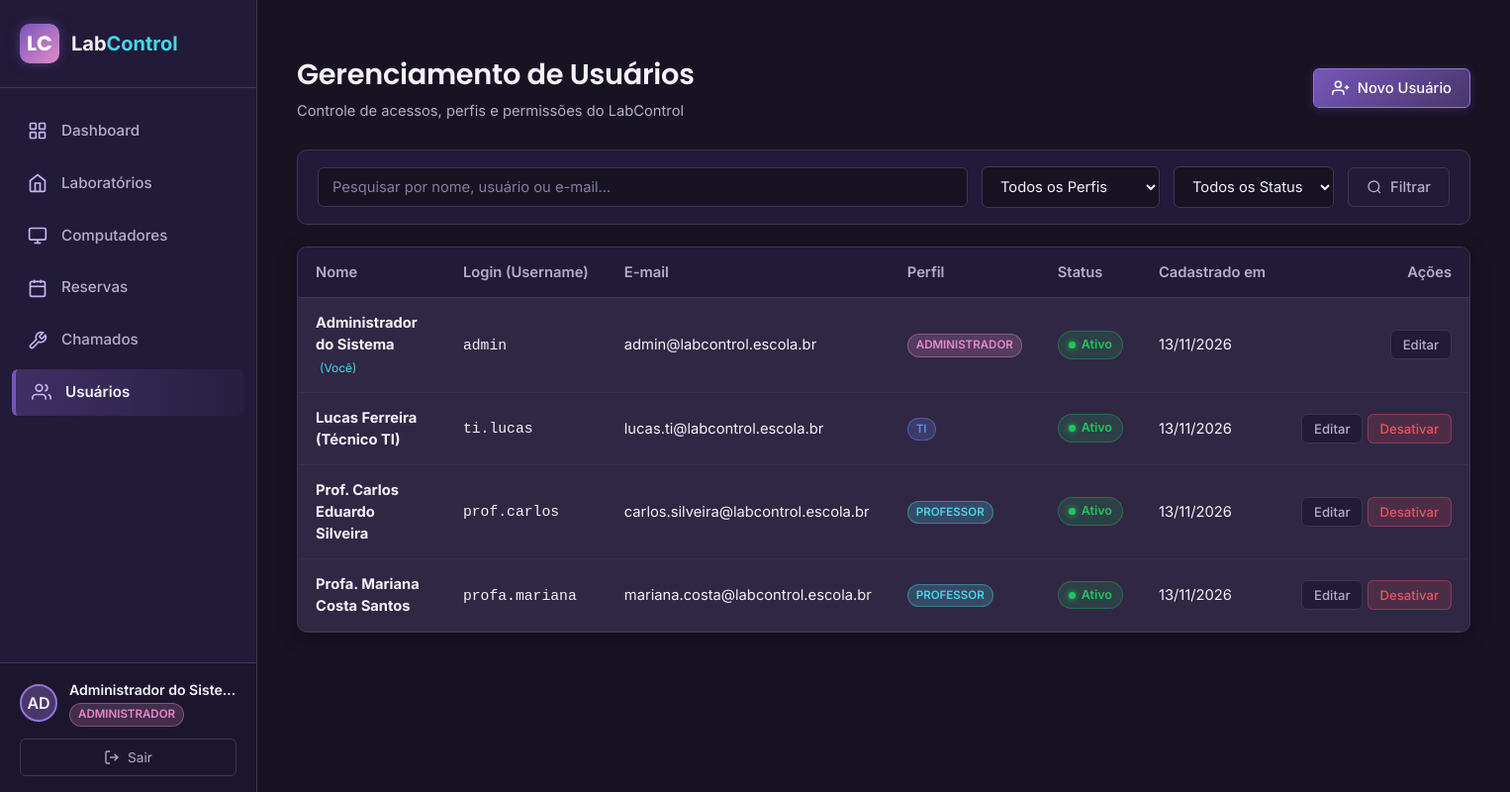
/usuarios/ (signed in), run on the app's committed database.
### backend/models/usuario.py (models this page shows, shortened)
class Usuario(UserMixin, db.Model):
    __tablename__ = "usuarios"
    id = db.Column(db.Integer, primary_key=True)
    nome = db.Column(db.String(100), nullable=False)
    email = db.Column(db.String(120), unique=True, nullable=False, index=True)
    username = db.Column(db.String(50), unique=True, nullable=False, index=True)
    senha_hash = db.Column(db.String(255), nullable=False)
    perfil = db.Column(db.String(20), nullable=False)  # Administrador, Professor, TI
    ativo = db.Column(db.Boolean, default=True, nullable=False)
    criado_em = db.Column(db.DateTime, default=utc_now, nullable=False)
    reservas = db.relationship("Reserva", back_populates="professor", foreign_keys="Reserva.professor_id")
    chamados_abertos = db.relationship("Chamado", back_populates="usuario", foreign_keys="Chamado.usuario_id")
    chamados_atendidos = db.relationship("Chamado", back_populates="responsavel", foreign_keys="Chamado.responsavel_id")
    @property
    def is_admin(self) -> bool:
        return self.perfil == "Administrador"

### backend/routes/usuario_routes.py (the view)
@usuario_bp.route("/")
@login_required
@role_required("Administrador")
def index():
    q = request.args.get("q", "").strip()
    perfil = request.args.get("perfil", "").strip()
    status = request.args.get("status", "").strip()
    query = Usuario.query
    if q:
        query = query.filter(
            (Usuario.nome.ilike(f"%{q}%")) |
            (Usuario.email.ilike(f"%{q}%")) |
            (Usuario.username.ilike(f"%{q}%"))
        )
    if perfil and perfil in ["Administrador", "Professor", "TI"]:
        query = query.filter_by(perfil=perfil)
    if status == "ativo":
        query = query.filter_by(ativo=True)
    elif status == "inativo":
        query = query.filter_by(ativo=False)
    usuarios = query.order_by(Usuario.nome.asc()).all()
    return render_template("usuarios.html", usuarios=usuarios, q=q, perfil=perfil, status=status)

### backend/app.py (called while the page is built)
@login_manager.user_loader
def load_user(user_id):
    return db.session.get(Usuario, int(user_id))

### backend/services/auth_service.py (called while the page is built)
def generate_csrf_token():
    if "_csrf_token" not in session:
        session["_csrf_token"] = secrets.token_hex(32)
    return session["_csrf_token"]

def validate_csrf():
    if request.method in ["POST", "PUT", "PATCH", "DELETE"]:
        token = request.form.get("csrf_token") or request.headers.get("X-CSRFToken")
        expected = session.get("_csrf_token")
        if not expected or not token or not secrets.compare_digest(token, expected):
            flash("Requisição inválida ou sessão expirada. Tente novamente.", "danger")
            abort(400)

def role_required(*allowed_roles):
    def decorator(f):
        @wraps(f)
        def decorated_function(*args, **kwargs):
            if not current_user.is_authenticated:
                flash("Faça login para acessar esta página.", "warning")
                return redirect(url_for("auth.login"))
            if not current_user.ativo:
                flash("Sua conta está desativada. Entre em contato com o suporte.", "danger")
                return redirect(url_for("auth.logout"))
            if current_user.perfil not in allowed_roles:
                flash("Acesso não autorizado para o seu perfil.", "danger")
                return redirect(url_for("dashboard.index"))
            return f(*args, **kwargs)
        return decorated_function
    return decorator

### frontend/templates/usuarios.html (shortened to what this page needs)
{% extends "base.html" %}
{% block content %}
<div class="page-header">
    <div class="header-titles">
        <h1>Gerenciamento de Usuários</h1>
        <p class="header-subtitle">Controle de acessos, perfis e permissões do LabControl</p>
    </div>
    <div class="header-actions">
        <button type="button" class="btn btn-primary" data-modal-target="#modal-novo-usuario">
            <svg width="18" height="18" viewBox="0 0 24 24" fill="none" stroke="currentColor" stroke-width="2"><path d="M16 21v-2a4 4 0 0 0-4-4H5a4 4 0 0 0-4 4v2"/><circle cx="8.5" cy="7" r="4"/><line x1="20" y1="8" x2="20" y2="14"/><line x1="23" y1="11" x2="17" y2="11"/></svg>
            Novo Usuário
        </button>
    </div>
</div>
<form method="GET" action="{{ url_for('usuarios.index') }}" class="filter-bar">
    <div style="flex: 1; min-width: 220px;">
        <input
            type="text"
            name="q"
            value="{{ q }}"
            class="form-control"
            placeholder="Pesquisar por nome, usuário ou e-mail..."
        >
    </div>
    <div style="min-width: 180px;">
        <select name="perfil" class="form-select">
            <option value="">Todos os Perfis</option>
        </select>
    </div>
    <div style="min-width: 160px;">
        <select name="status" class="form-select">
            <option value="">Todos os Status</option>
        </select>
    </div>
    <button type="submit" class="btn btn-secondary">
        <svg width="16" height="16" viewBox="0 0 24 24" fill="none" stroke="currentColor" stroke-width="2"><circle cx="11" cy="11" r="8"/><line x1="21" y1="21" x2="16.65" y2="16.65"/></svg>
        Filtrar
    </button>
</form>
<div class="content-card">
    <div class="table-responsive">
        <table class="table-custom">
            <thead>
                <tr>
                    <th>Nome</th>
                    <th>Login (Username)</th>
                    <th>E-mail</th>
                    <th>Perfil</th>
                    <th>Status</th>
                    <th>Cadastrado em</th>
                    <th style="text-align: right;">Ações</th>
                </tr>
            </thead>
            <tbody>
                {% for u in usuarios %}
                <tr>
                    <td>
                        <strong>{{ u.nome }}</strong>
                        {% if u.id == current_user.id %}
                        <span style="font-size: 0.75rem; color: var(--accent-cyan); margin-left: 4px;">(Você)</span>
                        {% endif %}
                    </td>
                    <td><code>{{ u.username }}</code></td>
                    <td>{{ u.email }}</td>
                    <td>
                        <span class="user-role-badge role-{{ u.perfil }}">{{ u.perfil }}</span>
                    </td>
                    <td>
                        {% if u.ativo %}
                        <span class="status-badge badge-funcionando">Ativo</span>
                        {% else %}
                        <span class="status-badge badge-defeito">Inativo</span>
                        {% endif %}
                    </td>
                    <td>{{ u.criado_em.strftime('%d/%m/%Y') }}</td>
                    <td style="text-align: right; white-space: nowrap;">
                        <button
                            type="button"
                            class="btn btn-secondary btn-sm"
                            data-modal-target="#modal-editar-usuario-{{ u.id }}"
                            title="Editar usuário"
                        >
                            Editar
                        </button>
                        {% if u.id != current_user.id %}
                        <form method="POST" action="{{ url_for('usuarios.toggle_status', user_id=u.id) }}" style="display: inline-block;">
                            {% if u.ativo %}
                            <button type="submit" class="btn btn-danger btn-sm" title="Desativar acesso">Desativar</button>
                            {% else %}
                            <button type="submit" class="btn btn-warning btn-sm" title="Reativar acesso">Ativar</button>
                            {% endif %}
                        </form>
                        {% endif %}
                    </td>
                </tr>
                {% else %}
                <tr>
                    <td colspan="7" style="text-align: center; color: var(--text-muted); padding: 30px;">
                        Nenhum usuário encontrado para a busca.
                    </td>
                </tr>
                {% endfor %}
            </tbody>
        </table>
    </div>
</div>
{% endblock %}

### frontend/templates/base.html (shortened to what this page needs)
<!DOCTYPE html>
<html lang="pt-BR">
<head>
    <link rel="stylesheet" href="{{ url_for('static', filename='css/style.css') }}">
</head>
<body>
    <div class="app-container">
        <aside class="sidebar">
            <div class="sidebar-brand">
                <div class="brand-icon">LC</div>
                <div class="brand-text">Lab<span>Control</span></div>
            </div>
            <nav class="sidebar-nav">
                <a href="{{ url_for('dashboard.index') }}" class="nav-link {% if request.blueprint == 'dashboard' %}active{% endif %}">
                    <svg viewBox="0 0 24 24" fill="none" stroke="currentColor">
                        <rect x="3" y="3" width="7" height="7" rx="1"></rect>
                        <rect x="14" y="3" width="7" height="7" rx="1"></rect>
                        <rect x="14" y="14" width="7" height="7" rx="1"></rect>
                        <rect x="3" y="14" width="7" height="7" rx="1"></rect>
                    </svg>
                    <span class="nav-text">Dashboard</span>
                </a>
                <a href="{{ url_for('laboratorios.index') }}" class="nav-link {% if request.blueprint == 'laboratorios' %}active{% endif %}">
                    <svg viewBox="0 0 24 24" fill="none" stroke="currentColor">
                        <path d="M3 9l9-7 9 7v11a2 2 0 0 1-2 2H5a2 2 0 0 1-2-2z"></path>
                        <polyline points="9 22 9 12 15 12 15 22"></polyline>
                    </svg>
                    <span class="nav-text">Laboratórios</span>
                </a>
                <a href="{{ url_for('computadores.index') }}" class="nav-link {% if request.blueprint == 'computadores' %}active{% endif %}">
                    <svg viewBox="0 0 24 24" fill="none" stroke="currentColor">
                        <rect x="2" y="3" width="20" height="14" rx="2" ry="2"></rect>
                        <line x1="8" y1="21" x2="16" y2="21"></line>
                        <line x1="12" y1="17" x2="12" y2="21"></line>
                    </svg>
                    <span class="nav-text">Computadores</span>
                </a>
                <a href="{{ url_for('reservas.index') }}" class="nav-link {% if request.blueprint == 'reservas' %}active{% endif %}">
                    <svg viewBox="0 0 24 24" fill="none" stroke="currentColor">
                        <rect x="3" y="4" width="18" height="18" rx="2" ry="2"></rect>
                        <line x1="16" y1="2" x2="16" y2="6"></line>
                        <line x1="8" y1="2" x2="8" y2="6"></line>
                        <line x1="3" y1="10" x2="21" y2="10"></line>
                    </svg>
                    <span class="nav-text">Reservas</span>
                </a>
                <a href="{{ url_for('chamados.index') }}" class="nav-link {% if request.blueprint == 'chamados' %}active{% endif %}">
                    <svg viewBox="0 0 24 24" fill="none" stroke="currentColor">
                        <path d="M14.7 6.3a1 1 0 0 0 0 1.4l1.6 1.6a1 1 0 0 0 1.4 0l3.77-3.77a6 6 0 0 1-7.94 7.94l-6.91 6.91a2.12 2.12 0 0 1-3-3l6.91-6.91a6 6 0 0 1 7.94-7.94l-3.76 3.76z"></path>
                    </svg>
                    <span class="nav-text">Chamados</span>
                </a>
                {% if current_user.is_authenticated and current_user.is_admin %}
                <a href="{{ url_for('usuarios.index') }}" class="nav-link {% if request.blueprint == 'usuarios' %}active{% endif %}">
                    <svg viewBox="0 0 24 24" fill="none" stroke="currentColor">
                        <path d="M17 21v-2a4 4 0 0 0-4-4H5a4 4 0 0 0-4 4v2"></path>
                        <circle cx="9" cy="7" r="4"></circle>
                        <path d="M23 21v-2a4 4 0 0 0-3-3.87"></path>
                        <path d="M16 3.13a4 4 0 0 1 0 7.75"></path>
                    </svg>
                    <span class="nav-text">Usuários</span>
                </a>
                {% endif %}
            </nav>
            <div class="sidebar-footer">
                {% if current_user.is_authenticated %}
                <div class="user-profile">
                    <div class="user-avatar">{{ current_user.nome[:2].upper() }}</div>
                    <div class="user-info">
                        <div class="user-name" title="{{ current_user.nome }}">{{ current_user.nome }}</div>
                        <span class="user-role-badge role-{{ current_user.perfil }}">{{ current_user.perfil }}</span>
                    </div>
                </div>
                <a href="{{ url_for('auth.logout') }}" class="btn-logout" title="Sair do sistema">
                    <svg width="16" height="16" viewBox="0 0 24 24" fill="none" stroke="currentColor" stroke-width="2">
                        <path d="M9 21H5a2 2 0 0 1-2-2V5a2 2 0 0 1 2-2h4"></path>
                        <polyline points="16 17 21 12 16 7"></polyline>
                        <line x1="21" y1="12" x2="9" y2="12"></line>
                    </svg>
                    <span>Sair</span>
                </a>
                {% endif %}
            </div>
        </aside>
        <main class="main-content">
            {% block content %}{% endblock %}
        </main>
    </div>
</body>
</html>

### data on the page
Usuario: nome "AD", nome "Administrador do Siste…", perfil "ADMINISTRADOR", nome "Administrador do Sistema", shows "(Você)", username "admin", email "admin@labcontrol.escola.br", ativo "Ativo", criado_em "13/11/2026"
Usuario: nome "Lucas Ferreira (Técnico TI)", username "ti.lucas", email "lucas.ti@labcontrol.escola.br", perfil "TI", ativo "Ativo", criado_em "13/11/2026"
Usuario: nome "Prof. Carlos Eduardo Silveira", username "prof.carlos", email "carlos.silveira@labcontrol.escola.br", perfil "PROFESSOR", ativo "Ativo", criado_em "13/11/2026"
Usuario: nome "Profa. Mariana Costa Santos", username "profa.mariana", email "mariana.costa@labcontrol.escola.br", perfil "PROFESSOR", ativo "Ativo", criado_em "13/11/2026"
